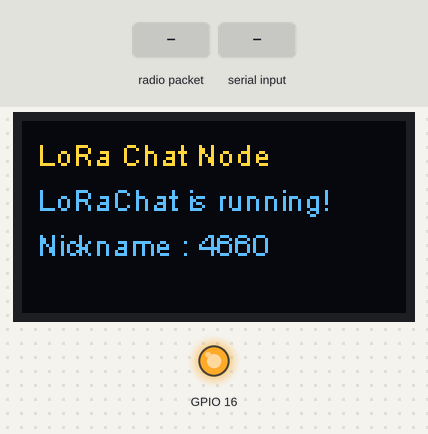
Simulated run of this sketch. Board: ESP32. Parts: 128×64 one-colour display, output pins drawn as LEDs (lit = HIGH). The test bench sets the inputs (shaded band). The OLED is the two-colour kind (top 16 rows yellow); no radio packets arrive unless stated; what the sketch prints to the serial monitor is not drawn.

Above: at 1.3 s.
1.4 s: radio packet "1" arrives
At 2.9 s:
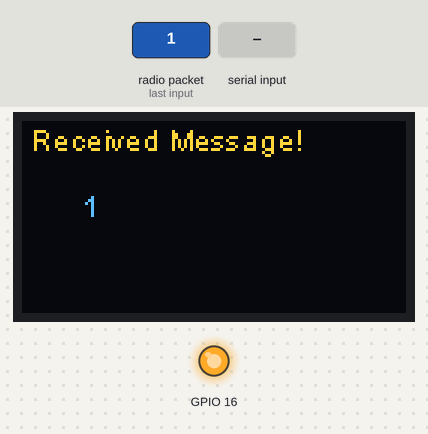
3.9 s: "1\n" received over Serial
At 4.5 s:
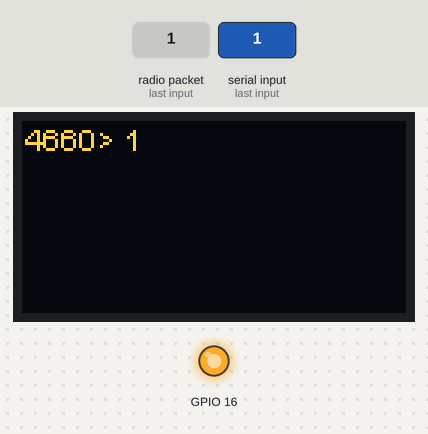
Timing chart, 0 to 6.9 s (numbered marks = the images above; inputs shaded):
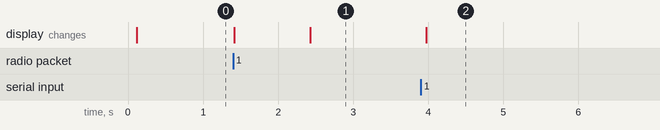

Measured:
- after the input at 1.4 s, the display: first changes at once (image 1 shows a later state)
- after the input at 3.9 s, the display: changes after 0.08 s (image 2)

The sketch:

lora-chat-test.ino
```cpp
// Includes
#include <Wire.h>
#include <SSD1306.h> // you need to install the ESP8266 oled driver for SSD1306
                     // by Daniel Eichorn and Fabrice Weinberg to get this file!
                     // It's in the arduino library manager :-D

#include <SPI.h>
#include <LoRa.h>    // this is the one by Sandeep Mistry,
                     // (also in the Arduino Library manager :D )

// display descriptor
SSD1306 display(0x3c, 4, 15);

// definitions
//SPI defs for screen
#define SS 18
#define RST 14
#define DI0 26

// LoRa Settings

// frequency in Hz (`433E6`, `866E6`, `915E6`)
#define BAND 866E6

//Supported values are between `6` and `12`. If a spreading factor of `6` is set, implicit header mode must be used to transmit and receive packets.
#define spreadingFactor 9

// Supported values are `7.8E3`, `10.4E3`, `15.6E3`, `20.8E3`, `31.25E3`, `41.7E3`, `62.5E3`, `125E3`, and `250E3`.
#define SignalBandwidth 31.25E3

//Supported values are between `5` and `8`, these correspond to coding rates of `4/5` and `4/8`. The coding rate numerator is fixed at `4`.
#define codingRateDenominator 8

//Supported values are between `6` and `65535`.
#define preambleLength 8

// we also need the following config data:
// GPIO5 â€” SX1278â€™s SCK
// GPIO19 â€” SX1278â€™s MISO
// GPIO27 â€” SX1278â€™s MOSI
// GPIO18 â€” SX1278â€™s CS
// GPIO14 â€” SX1278â€™s RESET
// GPIO26 â€” SX1278â€™s IRQ(Interrupt Request)

// misc vars
String msg;
String displayName;
String sendMsg;
char chr;
int i=0;

void setup() {
  // reset the screen
  pinMode(16,OUTPUT);
  digitalWrite(16, LOW); // set GPIO16 low to reset OLED
  delay(50);
  digitalWrite(16, HIGH);
  Serial.begin(115200);
  //while (!Serial); //If just the the basic function, must connect to a computer

// Initialising the UI will init the display too.
  display.init();
  display.flipScreenVertically();
  display.setFont(ArialMT_Plain_10);
  display.setTextAlignment(TEXT_ALIGN_LEFT);
  display.drawString(5,5,"LoRa Chat Node");
  display.display();

  SPI.begin(5,19,27,18);
  LoRa.setPins(SS,RST,DI0);
  Serial.println("LoRa Chat Node");
  if (!LoRa.begin(BAND)) {
    Serial.println("Starting LoRa failed!");
    while (1);
  }

  Serial.print("LoRa Spreading Factor: ");
  Serial.println(spreadingFactor);
  LoRa.setSpreadingFactor(spreadingFactor);

  Serial.print("LoRa Signal Bandwidth: ");
  Serial.println(SignalBandwidth);
  LoRa.setSignalBandwidth(SignalBandwidth);

  LoRa.setCodingRate4(codingRateDenominator);

  LoRa.setPreambleLength(preambleLength);

  Serial.println("LoRa Initial OK!");
  display.drawString(5,20,"LoRaChat is running!");
  display.display();

  displayName = (uint16_t)(ESP.getEfuseMac()>>32);
  Serial.print("Nick: "); Serial.println(displayName);
  display.drawString(5, 35, "Nickname : " + displayName);
  displayName += "> ";
  display.display();
}

void loop() {
  // Receive a message first...
  int packetSize = LoRa.parsePacket();
  if (packetSize) {
    display.clear();
    display.drawString(3, 0, "Received Message!");
    display.display();
    while (LoRa.available()) {
      String data = LoRa.readString();
      display.drawString(20, 22, data);
      display.display();
      Serial.println(data);
    }
  } // once we're done there, we read bytes from Serial
  if (Serial.available()) {
    chr = Serial.read();
    Serial.print(chr);
    if (chr == '\n' || chr == '\r') {
      msg += chr;
      Serial.print("Me: ");Serial.println(msg);
      // assemble message
      sendMsg += displayName;
      sendMsg += msg;

      // send message
      LoRa.beginPacket();
      LoRa.print(sendMsg);
      LoRa.endPacket();

      display.clear();
      display.drawString(1, 0, sendMsg);
      display.display();
      // clear the strings and start again :D
      msg = "";
      sendMsg = "";
    }
    else {
      msg += chr;
    }
  }
}
```
